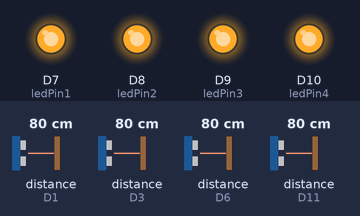
Recording of a sketch running on a simulated Arduino Uno R4 WiFi. Shown: output pins drawn as LEDs (lit = HIGH). Wiring (inferred from the names in the program): 4 × ultrasonic range finder: trigger D0, echo D1 / trigger D2, echo D3 / trigger D4, echo D11 / trigger D5, echo D6. The test bench sets the inputs (shaded band); at power-on: distance to the obstacle (sensors on D1, D3, D6, D11) 80 cm. The echo pulse lasts 58.3 µs per cm; WiFi joins after 1.5 s; servers stay silent unless stated; uploads are accepted with an empty reply; pins used as bus, display or sensor lines are not drawn; what the sketch prints to the serial monitor is not drawn.

Above: at 3.4 s.
3.5 s: distance to the obstacle (sensor on D1) set to 12 cm
5.1 s: distance to the obstacle (sensor on D1) set to 9 cm
At 7.2 s:
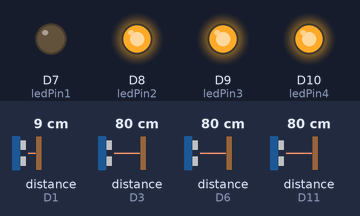
7.5 s: distance to the obstacle (sensor on D3) set to 12 cm
9.3 s: distance to the obstacle (sensor on D3) set to 9 cm
At 10.2 s:
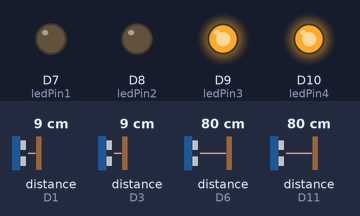
11.4 s: distance to the obstacle (sensor on D6) set to 12 cm
12.9 s: distance to the obstacle (sensor on D6) set to 9 cm
At 13.9 s:
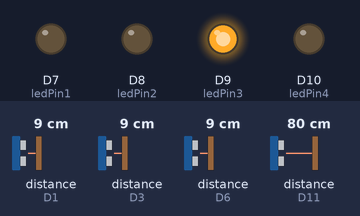
Timing chart, 0 to 15.8 s (numbered marks = the images above; inputs shaded):
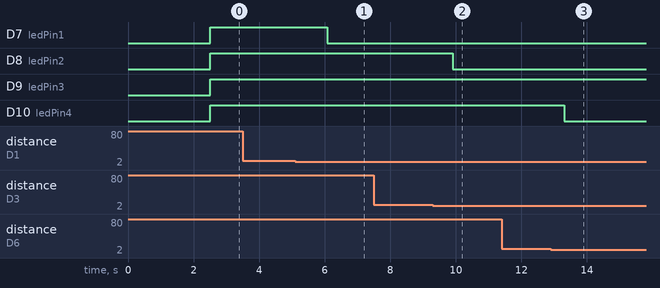

Measured:
- the behaviour switches between 11 and 10 cm on distance to the obstacle (sensor on D1) (found by bisection; images 0 and 1)
- the behaviour switches between 11 and 10 cm on distance to the obstacle (sensor on D3) (found by bisection; images 1 and 2)
- the behaviour switches between 11 and 10 cm on distance to the obstacle (sensor on D6) (found by bisection; images 2 and 3)
- after the input at 3.5 s, every drawn part: stays the same
- after the input at 5.1 s, D7 (ledPin1): HIGH → LOW after 0.97 s
- after the input at 7.5 s, every drawn part: stays the same
- after the input at 9.3 s, D8 (ledPin2): HIGH → LOW after 0.61 s
- after the input at 11.4 s, every drawn part: stays the same
- after the input at 12.9 s, D10 (ledPin4): HIGH → LOW after 0.40 s

The sketch:

SmartCarParking_n.ino
```cpp
// =============================================================
// Smart Car Parking - Ultrasonic sensor board (Arduino UNO R4 WiFi)
// =============================================================
// เวอร์ชันนี้เปลี่ยนวิธีทำงานจากเดิม: เดิมบอร์ดรัน HTTP server ของตัวเอง
// (WiFiServer) แล้วรอให้เบราว์เซอร์ของคนดู "เข้ามาดึงข้อมูล" จากบอร์ด
// โดยตรง วิธีนี้ใช้ได้แค่ตอนเบราว์เซอร์อยู่ในวง WiFi เดียวกับบอร์ด
//
// พอย้ายเว็บ dashboard ไปรันบน Coolify (โดเมนสาธารณะผ่าน HTTPS) วิธีเดิมใช้
// ไม่ได้แล้ว เพราะ (1) เบราว์เซอร์ที่โหลดหน้า HTTPS จะถูกบล็อกไม่ให้ยิง
// request ไปหา IP วง local แบบ HTTP ตรง ๆ (Private Network Access) และ
// (2) คนที่เปิดเว็บจากที่อื่นก็ไม่มีทางเห็น IP วง local ของบอร์ดอยู่แล้ว
//
// เวอร์ชันนี้เลย "กลับด้าน" การเชื่อมต่อ: ให้ตัวบอร์ดเป็นฝ่ายยิงข้อมูลออกไป
// หาเซิร์ฟเวอร์กลาง (POST https://<โดเมน>/ultrasonic) แทน เหมือนกับที่
// camera_uploader.py ทำกับภาพจากกล้อง

#include <Arduino.h>
#include <WiFiS3.h>
#include <WiFiSSLClient.h>
#include <math.h>

// ---------------- ตั้งค่าก่อนอัปโหลด ----------------
const char* WIFI_SSID = "OPPO A15";
const char* WIFI_PASSWORD = "12345678no";

// โดเมนของเซิร์ฟเวอร์ที่ deploy ผ่าน Coolify (ไม่ต้องมี https:// นำหน้า
// และห้ามมี "/" ต่อท้าย) เช่น "bsoc0kg4c88sgws8csk08sgw.122.155.223.205.sslip.io"
const char* SERVER_HOST = "bsoc0kg4c88sgws8csk08sgw.122.155.223.205.sslip.io";
const int SERVER_PORT = 443;   // 443 = HTTPS (ค่าเริ่มต้นของ Coolify)
const bool USE_SSL = true;     // true ถ้าโดเมนเป็น https:// (ปกติ Coolify บังคับ HTTPS)
// -----------------------------------------------------

// Pin definitions for Sensor 1
const int trigPin1 = 0;
const int echoPin1 = 1;
const int ledPin1  = 7;

// Pin definitions for Sensor 2
const int trigPin2 = 2;
const int echoPin2 = 3;
const int ledPin2  = 8;

// Pin definitions for Sensor 3
const int trigPin3 = 4;
const int echoPin3 = 11;
const int ledPin3  = 9;

// Pin definitions for Sensor 4
const int trigPin4 = 5;
const int echoPin4 = 6;
const int ledPin4  = 10;

// Settings
const unsigned long PULSE_TIMEOUT = 30000UL;
const float SOUND_SPEED_CM_PER_US = 0.034;
const float OCCUPIED_THRESHOLD_CM = 10.0;
const int SAMPLES = 3;
const unsigned long SAMPLE_DELAY_MS = 20;
const unsigned long LOOP_DELAY_MS = 160;
const unsigned long WIFI_RETRY_DELAY_MS = 500;
const unsigned long SEND_INTERVAL_MS = 700;   // ส่งข้อมูลเข้าเซิร์ฟเวอร์ทุกกี่ ms
const unsigned long HTTP_TIMEOUT_MS = 4000;

unsigned long lastSendTime = 0;

WiFiSSLClient sslClient;
WiFiClient plainClient;

void connectToWifi() {
  Serial.print("Connecting to Wi-Fi SSID: ");
  Serial.println(WIFI_SSID);

  WiFi.disconnect();
  delay(500);
  WiFi.begin(WIFI_SSID, WIFI_PASSWORD);

  Serial.print("Connecting to Wi-Fi");

  const unsigned long CONNECT_TIMEOUT_MS = 30000UL;
  unsigned long start = millis();
  IPAddress ip(0, 0, 0, 0);

  while (true) {
    if (WiFi.status() == WL_CONNECTED) {
      ip = WiFi.localIP();
      if (ip != IPAddress(0, 0, 0, 0)) {
        break;
      }
    }

    delay(WIFI_RETRY_DELAY_MS);
    Serial.print(".");

    if (millis() - start > CONNECT_TIMEOUT_MS) {
      Serial.println();
      Serial.println("Wi-Fi connect timeout (30s) or localIP is 0.0.0.0. Reconnecting...");
      WiFi.disconnect();
      delay(500);
      WiFi.begin(WIFI_SSID, WIFI_PASSWORD);
      start = millis();
    }
  }

  Serial.println();
  Serial.print("Wi-Fi connected. Board IP (สำหรับ debug เท่านั้น ไม่ได้ใช้รอรับ request แล้ว): ");
  Serial.println(ip);
  Serial.print("จะส่งข้อมูลไปที่: ");
  Serial.print(USE_SSL ? "https://" : "http://");
  Serial.print(SERVER_HOST);
  Serial.println("/ultrasonic");
}

float measureDistanceSingle(int trigPin, int echoPin) {
  digitalWrite(trigPin, LOW);
  delayMicroseconds(2);
  digitalWrite(trigPin, HIGH);
  delayMicroseconds(10);
  digitalWrite(trigPin, LOW);

  unsigned long duration = pulseIn(echoPin, HIGH, PULSE_TIMEOUT);
  if (duration == 0) {
    return 999.0f;
  }
  return (duration * SOUND_SPEED_CM_PER_US) / 2.0f;
}

float measureDistanceAvg(int trigPin, int echoPin) {
  float sum = 0.0f;
  int valid = 0;

  for (int i = 0; i < SAMPLES; i++) {
    float d = measureDistanceSingle(trigPin, echoPin);
    if (d < 900.0f) {
      sum += d;
      valid++;
    }
    delay(SAMPLE_DELAY_MS);
  }

  if (valid == 0) {
    return 999.0f;
  }
  return sum / valid;
}

const char* statusFromDistance(float d) {
  if (d >= 900.0f) {
    return "unknown";   // เซนเซอร์อ่านค่าไม่ได้ -> ส่งเป็น unknown แทนการเดา
  }
  return (d < OCCUPIED_THRESHOLD_CM) ? "occupied" : "empty";
}

void controlLeds(float d1, float d2, float d3, float d4) {
  digitalWrite(ledPin1, (d1 < OCCUPIED_THRESHOLD_CM) ? LOW : HIGH);
  digitalWrite(ledPin2, (d2 < OCCUPIED_THRESHOLD_CM) ? LOW : HIGH);
  digitalWrite(ledPin3, (d3 < OCCUPIED_THRESHOLD_CM) ? LOW : HIGH);
  digitalWrite(ledPin4, (d4 < OCCUPIED_THRESHOLD_CM) ? LOW : HIGH);
}

String buildUltrasonicJson(const char* s1, const char* s2, const char* s3, const char* s4) {
  String js = "{\"slots\":{";
  js += "\"P1\":\""; js += s1; js += "\",";
  js += "\"P2\":\""; js += s2; js += "\",";
  js += "\"P3\":\""; js += s3; js += "\",";
  js += "\"P4\":\""; js += s4; js += "\"";
  js += "}}";
  return js;
}

// ส่ง JSON payload ไปที่ POST /ultrasonic ของเซิร์ฟเวอร์กลาง
// คืนค่า true ถ้าส่งสำเร็จและเซิร์ฟเวอร์ตอบ 2xx
bool sendUltrasonicToServer(const String& jsonBody) {
  WiFiClient* clientPtr = USE_SSL ? (WiFiClient*)&sslClient : &plainClient;

  if (!clientPtr->connect(SERVER_HOST, SERVER_PORT)) {
    Serial.println("[HTTP] connect ไปเซิร์ฟเวอร์ไม่สำเร็จ");
    return false;
  }

  clientPtr->print("POST /ultrasonic HTTP/1.1\r\n");
  clientPtr->print("Host: "); clientPtr->print(SERVER_HOST); clientPtr->print("\r\n");
  clientPtr->print("Content-Type: application/json\r\n");
  clientPtr->print("Content-Length: "); clientPtr->print(jsonBody.length()); clientPtr->print("\r\n");
  clientPtr->print("Connection: close\r\n");
  clientPtr->print("\r\n");
  clientPtr->print(jsonBody);

  unsigned long start = millis();
  while (clientPtr->connected() && !clientPtr->available()) {
    if (millis() - start > HTTP_TIMEOUT_MS) {
      Serial.println("[HTTP] timeout รอ response");
      clientPtr->stop();
      return false;
    }
    delay(5);
  }

  String statusLine = clientPtr->readStringUntil('\n');
  clientPtr->stop();

  // ตัวอย่าง statusLine: "HTTP/1.1 200 OK"
  bool ok = statusLine.indexOf(" 200 ") != -1 || statusLine.indexOf(" 204 ") != -1;
  if (!ok) {
    Serial.print("[HTTP] เซิร์ฟเวอร์ตอบ: ");
    Serial.println(statusLine);
  }
  return ok;
}

void setup() {
  Serial.begin(115200);
  delay(200);

  pinMode(trigPin1, OUTPUT); pinMode(echoPin1, INPUT); pinMode(ledPin1, OUTPUT);
  pinMode(trigPin2, OUTPUT); pinMode(echoPin2, INPUT); pinMode(ledPin2, OUTPUT);
  pinMode(trigPin3, OUTPUT); pinMode(echoPin3, INPUT); pinMode(ledPin3, OUTPUT);
  pinMode(trigPin4, OUTPUT); pinMode(echoPin4, INPUT); pinMode(ledPin4, OUTPUT);

  digitalWrite(trigPin1, LOW);
  digitalWrite(trigPin2, LOW);
  digitalWrite(trigPin3, LOW);
  digitalWrite(trigPin4, LOW);

  connectToWifi();
}

void loop() {
  if (WiFi.status() != WL_CONNECTED) {
    Serial.println("[WiFi] หลุดการเชื่อมต่อ กำลังเชื่อมใหม่...");
    connectToWifi();
  }

  if (millis() - lastSendTime < SEND_INTERVAL_MS) {
    delay(LOOP_DELAY_MS);
    return;
  }
  lastSendTime = millis();

  float distance1 = measureDistanceAvg(trigPin1, echoPin1);
  float distance2 = measureDistanceAvg(trigPin2, echoPin2);
  float distance3 = measureDistanceAvg(trigPin3, echoPin3);
  float distance4 = measureDistanceAvg(trigPin4, echoPin4);

  controlLeds(distance1, distance2, distance3, distance4);

  const char* s1 = statusFromDistance(distance1);
  const char* s2 = statusFromDistance(distance2);
  const char* s3 = statusFromDistance(distance3);
  const char* s4 = statusFromDistance(distance4);

  String payload = buildUltrasonicJson(s1, s2, s3, s4);
  bool sent = sendUltrasonicToServer(payload);

  Serial.print(sent ? "[OK] " : "[FAIL] ");
  Serial.println(payload);
}
```
